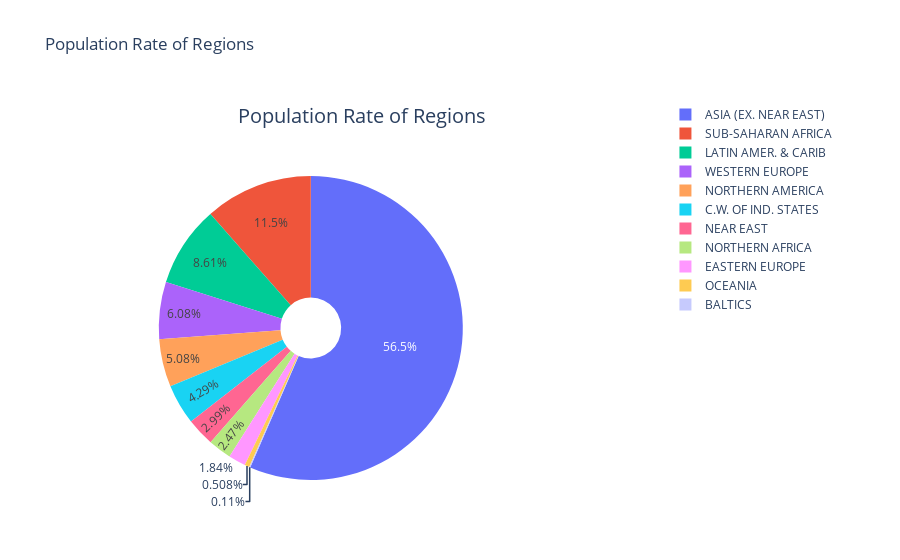

Source (notebook cell):
### Markdown cell above
# Distribution of World Population by Regions

### Code cell
population_pie={
  "data": [
    {
      "values": pop_reg.Population,
      "labels": pop_reg.Regions,
      "domain": {"x": [0, .8],
                "y": [0, .8]},
      "name": "Population Rate of Regions",
      "hoverinfo":"label+percent+name",
      "hole": .2,
      "type": "pie"
    },],
  "layout": {
        "title":"Population Rate of Regions",
        "annotations": [
            { "font": { "size": 20},
              "showarrow": False,
              "text": "Population Rate of Regions",
                "x": 0.27,
                "y": 1
            },
        ]
    }
}
    
iplot(population_pie)

### Figure 1 — Plotly figure (JSON) as saved in the notebook; plotly's stock layout.template omitted (floating-point values rounded to 4 significant figures)
{"data": [{"domain": {"x": [0, 0.8], "y": [0, 0.8]}, "hole": 0.2, "hoverinfo": "label+percent+name", "labels": ["ASIA (EX. NEAR EAST)         ", "SUB-SAHARAN AFRICA                 ", "LATIN AMER. & CARIB    ", "WESTERN EUROPE                     ", "NORTHERN AMERICA                   ", "C.W. OF IND. STATES ", "NEAR EAST                          ", "NORTHERN AFRICA                    ", "EASTERN EUROPE                     ", "OCEANIA                            ", "BALTICS                            "], "name": "Population Rate of Regions", "type": "pie", "values": [3687982236, 749437000, 561824599, 396339998, 331672307, 280081548, 195068377, 161407133, 119914717, 33131662, 7184974]}], "layout": {"annotations": [{"font": {"size": 20}, "showarrow": false, "text": "Population Rate of Regions", "x": 0.27, "y": 1}], "title": {"text": "Population Rate of Regions"}, "autosize": true}}
